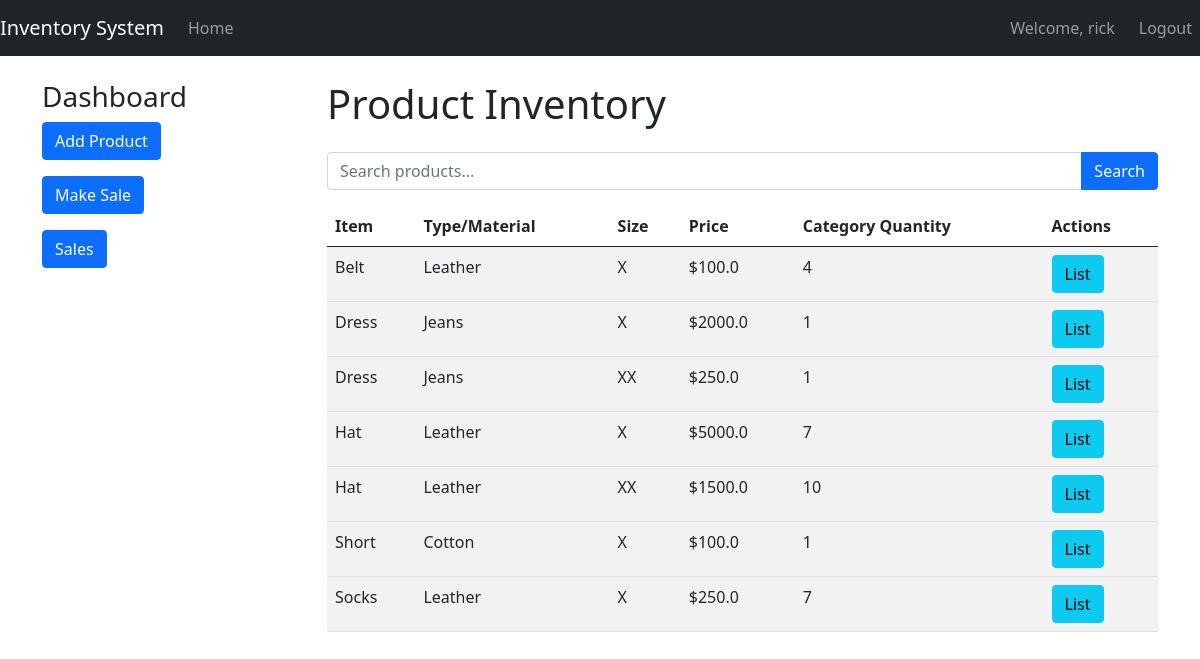
The app's page /index (signed in) with its own data.
### STORE/models.py (models this page shows, shortened)
class User(UserMixin, db.Model):
    id = db.Column(db.Integer, primary_key=True)
    username = db.Column(db.String(64), index=True, unique=True, nullable=False)
    email = db.Column(db.String(120), index=True, unique=True, nullable=False)
    password_hash = db.Column(db.String(128), nullable=False)

class Product(db.Model):
    code = db.Column(db.String(20), primary_key=True, unique=True, nullable=False, index=True)  # Index added to code column
    item = db.Column(db.String(100), nullable=False)
    type_material = db.Column(db.String(100), nullable=False)
    size = db.Column(db.String(20), nullable=False)
    color = db.Column(db.String(50), nullable=False)
    description = db.Column(db.Text, nullable=False)
    price = db.Column(db.Float, nullable=False)
    quantity = db.Column(db.Integer, nullable=False)
    sales = relationship('Sale', backref='product', lazy=True)  # Relationship with Sale model

### STORE/routes.py (the view)
@app.route('/index')
@login_required
def index():
    products = db.session.query(
        Product.item,
        Product.type_material,
        Product.size,
        Product.price,
        func.sum(Product.quantity).label('total_quantity')
    ).group_by(
        Product.item,
        Product.type_material,
        Product.size,
        Product.price,
    ).all()
    total_quantity = sum(product.total_quantity for product in products)
    return render_template('index.html', products=products, total_quantity=total_quantity)

### STORE/__init__.py (called while the page is built)
@login_manager.user_loader
def load_user(user_id):
    return User.query.get(int(user_id))

### STORE/templates/index.html (shortened to what this page needs)
{% extends "base.html" %}
{% block content %}
<div class="row">
    <div class="col-md-3">
        <h3>Dashboard</h3>
        <a href="{{ url_for('add_product') }}" class="btn btn-primary mb-3">Add Product</a>
        <form action="{{ url_for('make_sale') }}" method="get">
            <button type="submit" class="btn btn-primary mb-3">Make Sale</button>
        </form>
        <form action="{{ url_for('sales') }}" method="post">
            <button type="submit" class="btn btn-primary mb-3">Sales</button>
        </form>
    </div>
    <div class="col-md-9">
        <h1 class="mb-4">Product Inventory</h1>
        <div class="input-group mb-3">
            <input type="text" id="searchInput" class="form-control" placeholder="Search products...">
            <button class="btn btn-primary" type="button" id="searchButton">Search</button>
        </div>
        <div id="productTableContainer">
            <table class="table table-striped">
                <thead>
                    <tr>
                        <th scope="col">Item</th>
                        <th scope="col">Type/Material</th>
                        <th scope="col">Size</th>
                        <th scope="col">Price</th>
                        <th scope="col">Category Quantity</th>
                        <th scope="col">Actions</th>
                    </tr>
                </thead>
                <tbody id="productTableBody">
                    {% for product in products %}
                    <tr>
                        <td>{{ product.item }}</td>
                        <td>{{ product.type_material }}</td>
                        <td>{{ product.size }}</td>
                        <td>${{ product.price }}</td>
                        <td>{{ product.total_quantity }}</td>
                        <td>
                            <button class="btn btn-info toggle-button"
                                    data-item="{{ product.item }}"
                                    data-type-material="{{ product.type_material }}"
                                    data-size="{{ product.size }}"
                                    data-price="{{ product.price }}">List</button>
                        </td>
                    </tr>
                    {% endfor %}
                </tbody>
            </table>
        </div>
    </div>
</div>
{% endblock %}

### STORE/templates/base.html (shortened to what this page needs)
<!DOCTYPE html>
<html lang="en">
<head>
    <link href="https://cdn.jsdelivr.net/npm/bootstrap@5.0.2/dist/css/bootstrap.min.css" rel="stylesheet">
</head>
<body>
    <nav class="navbar navbar-expand-lg navbar-dark bg-dark">
        <a class="navbar-brand" href="{{ url_for('index') }}">Inventory System</a>
        <div class="collapse navbar-collapse" id="navbarNav">
            <ul class="navbar-nav">
                {% if request.path != '/' and request.path != '/login' and request.path != '/register' %}
                <li class="nav-item">
                    <a class="nav-link" href="{{ url_for('index') }}">Home</a>
                </li>
                {% endif %}
            </ul>
        </div>
        <div class="navbar-nav ml-auto">
            {% if current_user.is_authenticated %}
                {% if request.path != '/' %}
                    <span class="navbar-text me-3">Welcome, {{ current_user.username }}</span>
                    <a href="{{ url_for('logout') }}" class="nav-item nav-link">Logout</a>
                {% endif %}
            {% else %}
                {% if request.path != '/' and request.path != '/login' and request.path != '/register' %}
                    <a href="{{ url_for('login') }}" class="nav-item nav-link">Login</a>
                {% endif %}
            {% endif %}
        </div>
    </nav>
    <div class="container mt-4">
        {% block content %}
        {% endblock %}
    </div>
</body>
</html>

### records on screen
User: username "rick"
Product: item "Belt", type_material "Leather", size "X", price "100.0", total_quantity "4"
Product: item "Dress", type_material "Jeans", size "X", price "2000.0", total_quantity "1"
Product: item "Dress", type_material "Jeans", size "XX", price "250.0", total_quantity "1"
Product: item "Hat", type_material "Leather", size "X", price "5000.0", total_quantity "7"
Product: item "Short", type_material "Cotton", size "X", price "100.0", total_quantity "1"
Product: item "Socks", type_material "Leather", size "X", price "250.0", total_quantity "7"

### other values on screen
{{ product.item }} "Hat"
{{ product.type_material }} "Leather"
{{ product.size }} "XX"
{{ product.price }} "1500.0"
{{ product.total_quantity }} "10"
